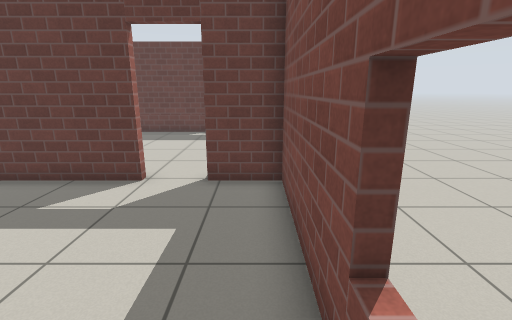
View 1 (above)

15 first-person views from a walk through a Gazebo world. The camera is 1.2 m above the floor, tilts 14° down and sees 85° across. The floor is counted in squares, 0.5 m on a side. Each view is taken from the middle of a square. On the plan, view 1 faces up. The plan holds only what a view shows up to about 18 squares ahead; the rest is blank. Gazebo's built-in surfaces are drawn with simple patterns.

View 2
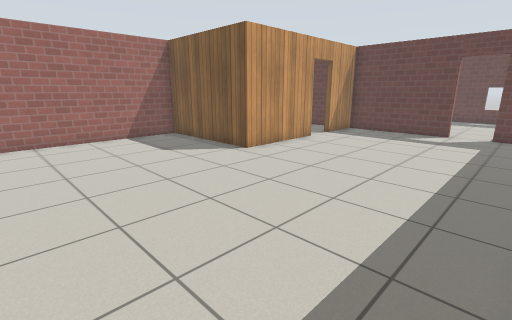

View 3
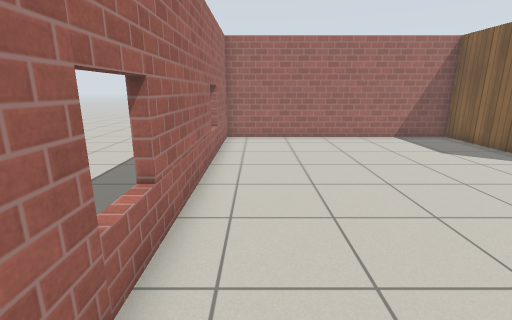

View 4
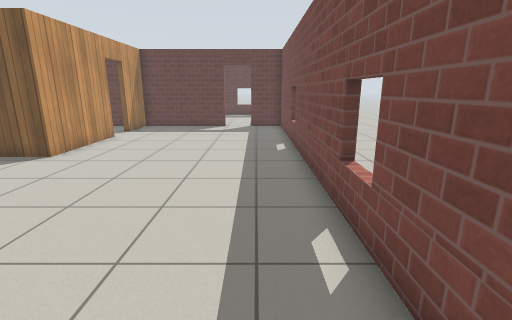

View 5
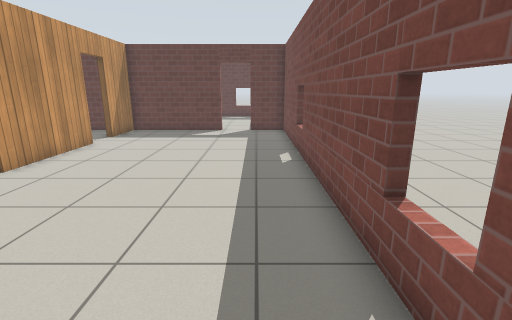

View 6
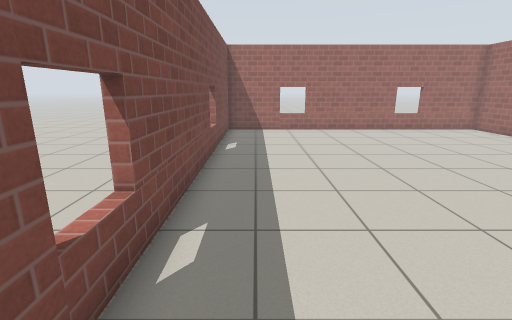

View 7
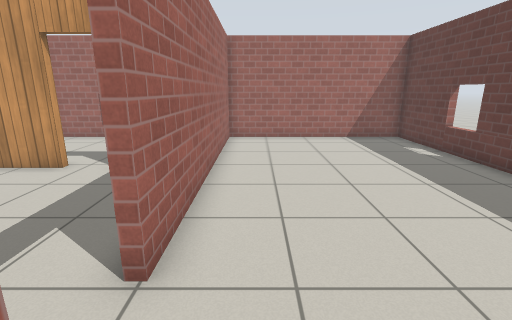

View 8
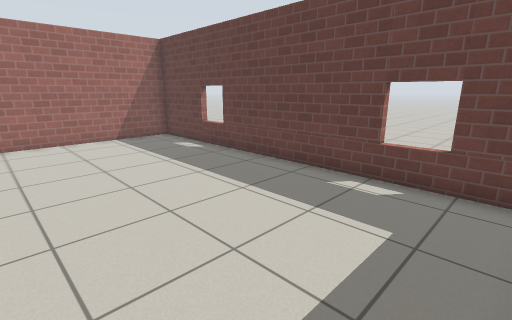

View 9
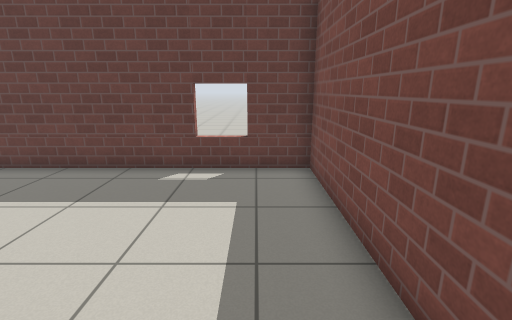

View 10
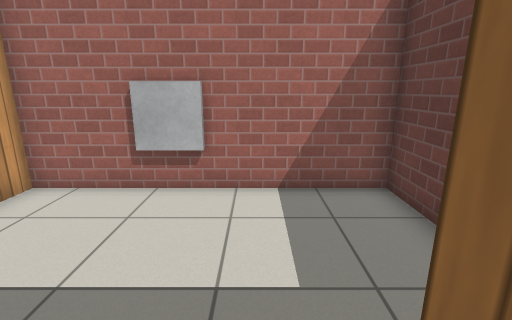

View 11
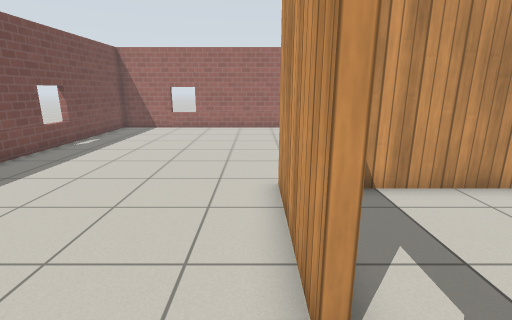

View 12
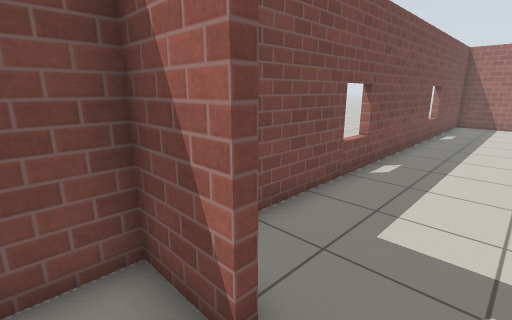

View 13
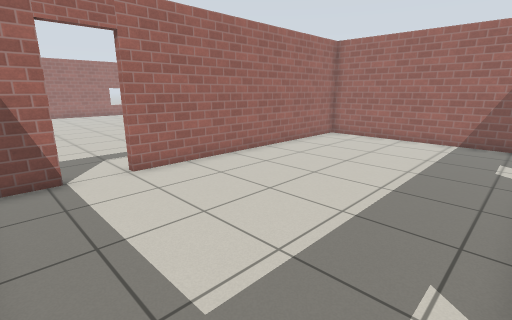

View 14
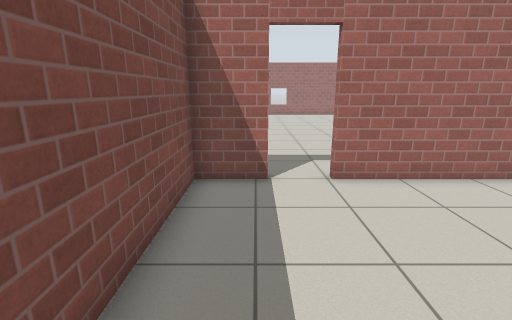

View 15
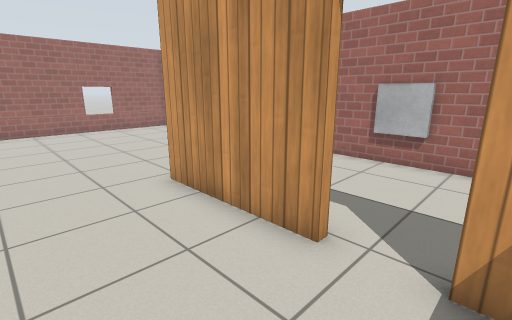

### Floor plan
Points are (right, up) in squares from view 1. A wall is a line through its corners. A room is listed if a view was taken in it or the views show most of it. See-through windows are left out.
Room 1 (views 1, 2, 3, 4, 5, 6, 10, 11, 15)
walls: (-8.6, 2.8) (-8.6, -1.9) (-14.7, -1.9) (-14.7, -13.5) (0.7, -13.5) (0.7, 7.3) (-1.4, 7.3); (-3, 7.3) (-8.6, 7.3) (-8.6, 4.6)
ways out: open door at (-2.3, 7.3) to room 2; open door at (-9, 3.5) to room 3
Room 2 (views 7, 8, 9, 12, 13, 14)
walls: (-1.4, 7.6) (0.7, 7.6) (0.7, 16.5) (-14.7, 16.5) (-14.7, 7.6) (-3, 7.6)
ways out: open door at (-2.3, 7.3) to room 1
Room 3 (no view inside)
walls: (-10.3, 7.3) (-14.7, 7.3) (-14.7, -1.7) (-10.6, -1.7)
ways out: open door at (-9, 3.5) to room 1
objects: window (-15, 2)

Where each view was taken, in squares from view 1:
view 1: 0 up, 0 right, facing up
view 2: 10 down, 0 right, facing up-left
view 3: 12 down, 0 right, facing left
view 4: 12 down, 1 left, facing up
view 5: 10 down, 1 left, facing up
view 6: 4 up, 1 left, facing down
view 7: 9 up, 0 right, facing left
view 8: 9 up, 0 right, facing up-left
view 9: 8 up, 1 left, facing up
view 10: 4 up, 8 left, facing left
view 11: 5 up, 8 left, facing down
view 12: 9 up, 3 left, facing down-right
view 13: 16 up, 0 right, facing down-left
view 14: 15 up, 1 left, facing down
view 15: 5 up, 5 left, facing down-left
